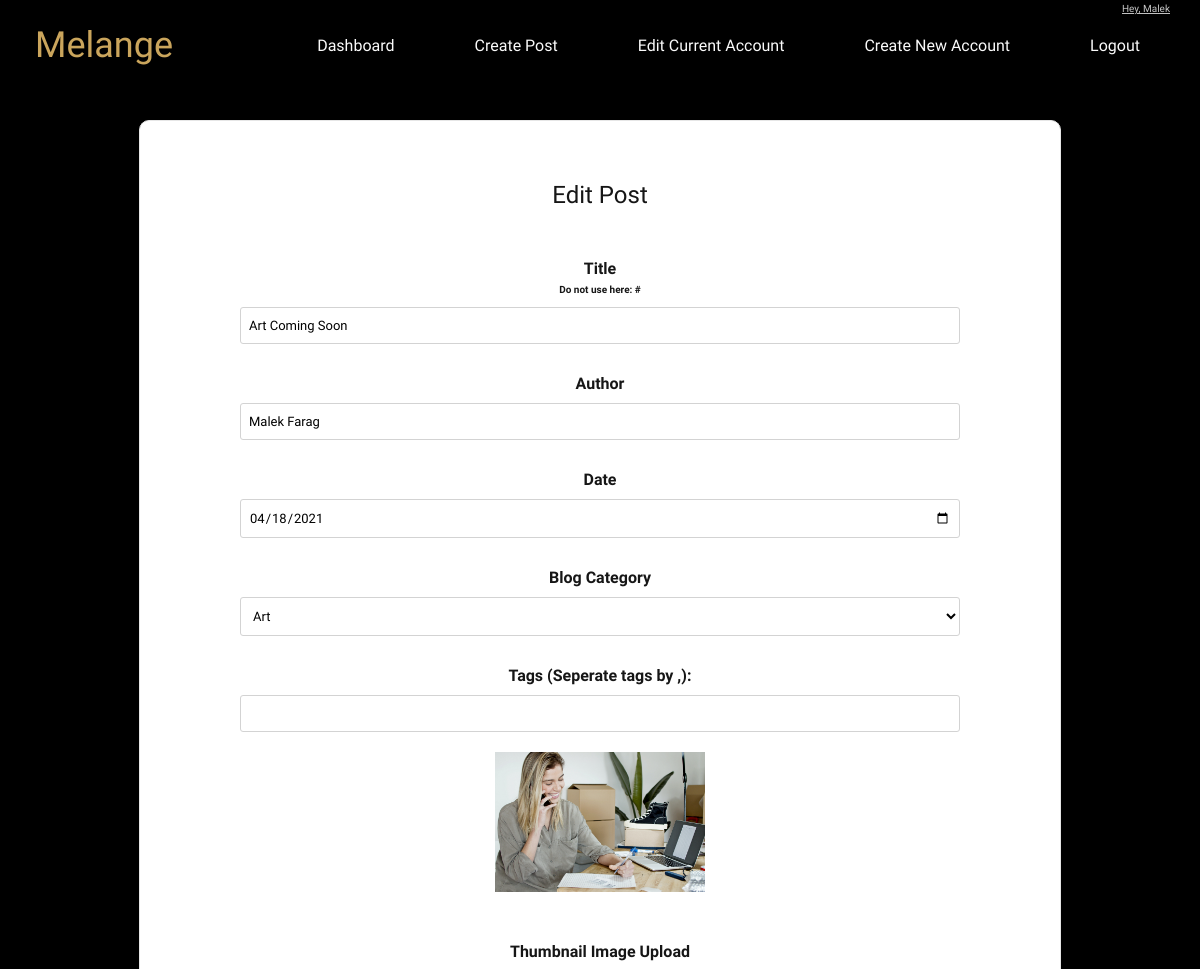
The page /admin/editblog.php?id=72 (signed in, upper part) on the database as committed earlier.
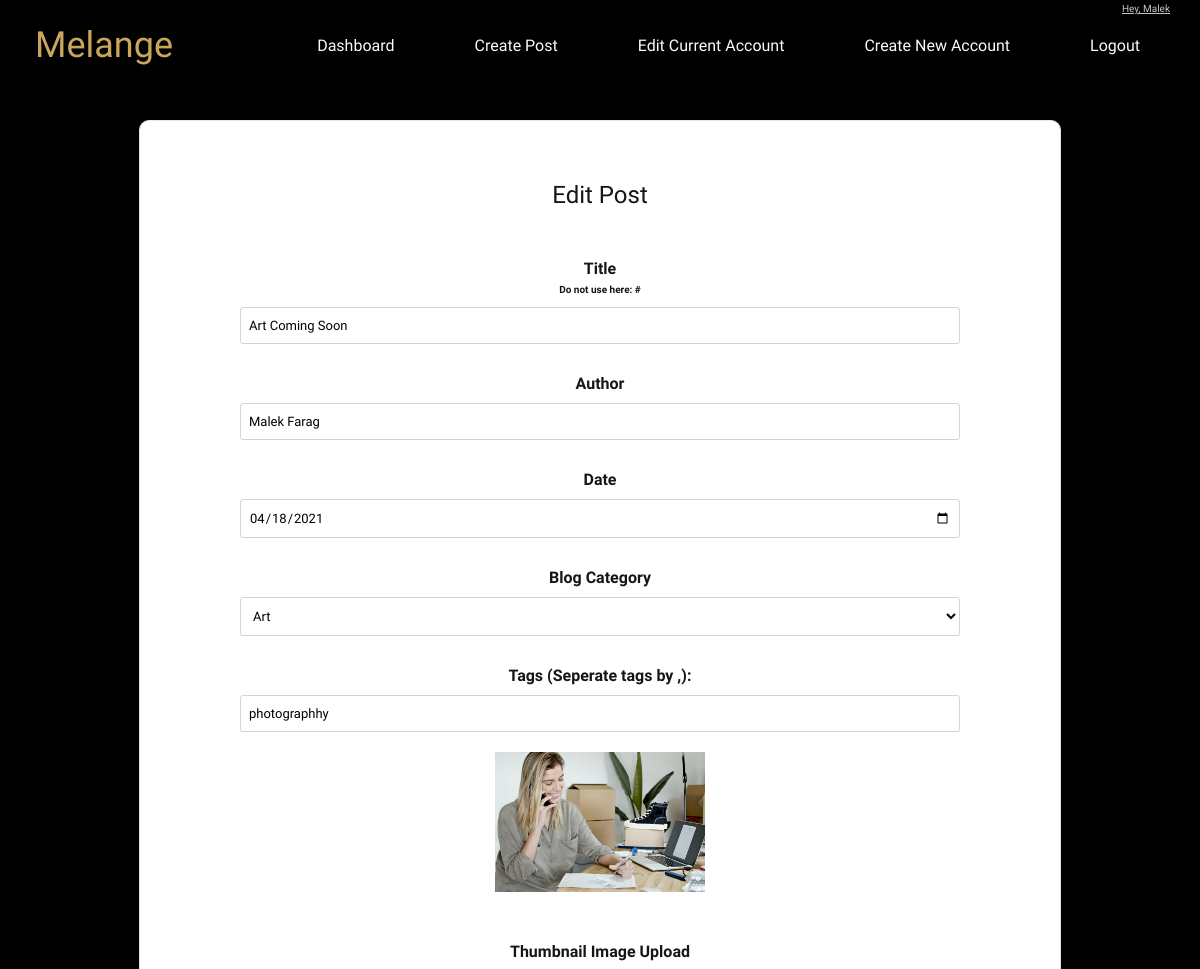
The same page on the database as committed later.
### tables this page shows
CREATE TABLE `tbl_blog` (
  `blog_id` int(11) NOT NULL,
  `blog_title` varchar(256) NOT NULL,
  `blog_subheader` varchar(256) NOT NULL,
  `blog_author` varchar(64) NOT NULL,
  `blog_image` varchar(128) NOT NULL,
  `blog_category` int(2) NOT NULL,
  `blog_published` int(1) NOT NULL,
  `blog_end_link` varchar(2084) NOT NULL,
  `blog_yt_video` varchar(2084) NOT NULL,
  `blog_body` text NOT NULL,
  `blog_date` date NOT NULL,
  `blog_tags` varchar(256) NOT NULL
);

### admin/scripts/read.php (called while the page is built, shortened)
<?php
function getAll($tbl)
{
    $pdo = Database::getInstance()->getConnection();
    $queryAll = 'SELECT * FROM ' . $tbl;
    $results = $pdo->query($queryAll);
    if ($results) {
        return $results;
    } else {
        return 'There was a problem accessing this info';
    }
}
function getSingleBlog($tbl, $col, $id)
{
    $pdo = Database::getInstance()->getConnection();
    $query = "SELECT * FROM $tbl WHERE $col = $id";
    $results = $pdo->query($query);
    if ($results) {
        return $results;
    } else {
        return 'There was a problem accessing this info';
    }
}

### admin/editblog.php (the view, shortened to what this page needs)
<?php
    $category_tbl = 'tbl_category';
    $categories = getAll($category_tbl);
    if (isset($_GET['id'])) {
        $id = $_GET['id'];
        $tbl = 'tbl_blog';
        $col = 'blog_id';
        $getBlog = getSingleBlog($tbl, $col, $id);
    }
?>
<!DOCTYPE html>
<html lang="en">
<head>
    <?php include '../templates/adminHead.php';?>
</head>
<body>
<main id='app'>
<?php include '../templates/adminHeader.php';?>
    <div class="content editProd adminSec">
            <form class='form' action="editblog?id=<?php echo $id ; ?>" method="post" enctype='multipart/form-data' style='max-width: 900px;'>
                <h2 class='headerM'>Edit Post</h2>
                <?php while($info = $getBlog->fetch(PDO::FETCH_ASSOC)): $blogImg = '../images/blog-images/'.$info['blog_image'];?>
                <label for="">Title <br><span style='font-size: x-small;'>Do not use here: #</span></label>
                <input type="text" name='title' value="<?php echo $info['blog_title'] ?>" maxlength='256' required>
                <label for="">Author</label>
                <input type="text" name='author' value="<?php echo $info['blog_author'] ?>" maxlength='64' required>
                <label for="">Date</label>
                <input type="date" value="<?php echo $info['blog_date'] ?>" name="date" required>
                    <label for="">Blog Category</label>
                    <select name="category" id="category"  required>
                        <?php while($row = $categories->fetch(PDO::FETCH_ASSOC)): ?>
                            <option value="<?php echo $row['category_id'] ?>"><?php echo $row['category_name']; ?></option>
                        <?php endwhile ; ?>
                    </select>
                    <label>Tags (Seperate tags by ,):</label>
                    <input type="text" name='tags' value="<?php echo $info['blog_tags']; ?>" maxlength='256'>
                    <div class='img thumbnail' style="background-image: url('<?php echo $blogImg; ?>') ;" ></div>
                    <label for=""  required>Thumbnail Image Upload</label>
                    <?php endwhile;?>
            </form>
    </div>
</main>
</body>
</html>

Rows that differ between the two databases and show on the page:
changed tbl_blog "Art Coming Soon": tags (not shown) → "photographhy"
